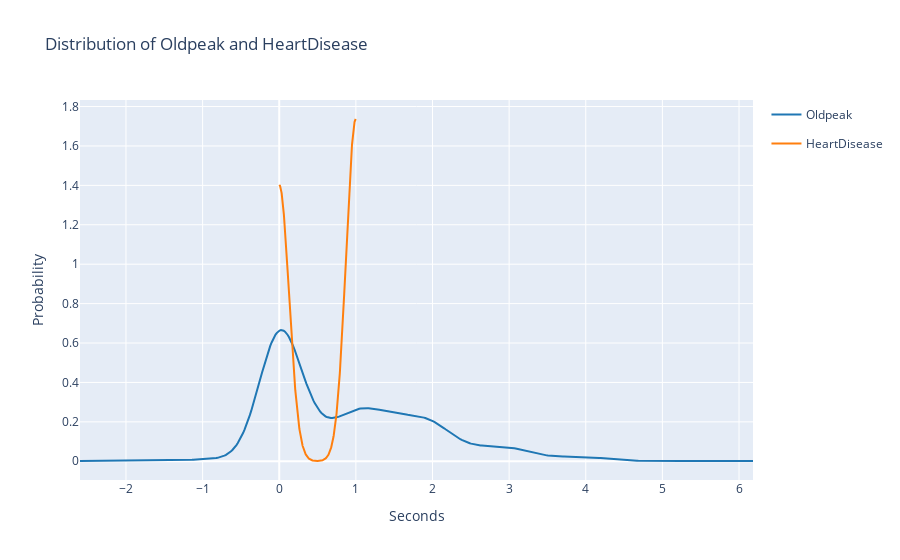

Notebook source saved alongside this figure:
### Markdown cell above
Visualizing the variable distribution of Oldpeak and HeartDisease

### Code cell
hist_data = [df.Oldpeak.tolist(), df.HeartDisease.tolist()]
group_labels = ["Oldpeak", "HeartDisease"]

fig = ff.create_distplot(hist_data, 
                         group_labels,
                         show_hist=False,
                         show_rug=False
                        )
fig.layout = go.Layout(
    title='Distribution of Oldpeak and HeartDisease',
    xaxis=dict(
        title="Seconds"
    ),
    yaxis=dict(
        title="Probability"
    ) ) 
fig.show()

### Figure 1 — Plotly figure (JSON) as saved in the notebook; plotly's stock layout.template omitted (floating-point values rounded to 4 significant figures; data arrays with more than 128 entries replaced by an {"elided": "..."} marker saying what was removed)
{"data": [{"legendgroup": "Oldpeak", "marker": {"color": "rgb(31, 119, 180)"}, "mode": "lines", "name": "Oldpeak", "showlegend": true, "type": "scatter", "x": {"elided": "500 float values"}, "xaxis": "x", "y": {"elided": "500 float values"}, "yaxis": "y"}, {"legendgroup": "HeartDisease", "marker": {"color": "rgb(255, 127, 14)"}, "mode": "lines", "name": "HeartDisease", "showlegend": true, "type": "scatter", "x": {"elided": "500 float values"}, "xaxis": "x", "y": {"elided": "500 float values"}, "yaxis": "y"}], "layout": {"title": {"text": "Distribution of Oldpeak and HeartDisease"}, "xaxis": {"title": {"text": "Seconds"}}, "yaxis": {"title": {"text": "Probability"}}}}
